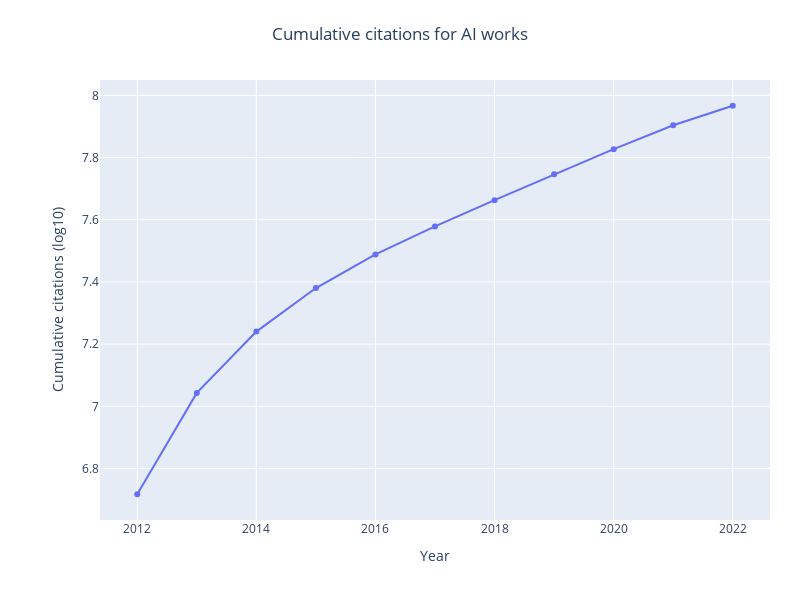

Here is the notebook cell this chart was saved with:
### Markdown cell above
### Field authors

### Code cell
fig = go.Figure()
fig.add_trace(
    go.Scatter(
        x=ai_concept_cited_by_count.loc[ai_concept_cited_by_count != 0]['year'],
        y=np.log10(np.cumsum(ai_concept_cited_by_count.loc[ai_concept_cited_by_count != 0])),
        mode='lines+markers',
    ),
)

## Plot layout

fig.update_layout(
    title='Cumulative citations for AI works',
    xaxis_title='Year',
    yaxis_title='Cumulative citations (log10)',
)

fig.update_layout(
    autosize=False,
    width=800,
    height=600,
    title_x=0.5,
    margin=dict(l=100, r=30, t=80, b=80),
)

## Save plot
fig.write_image(result_file_location + 'ai_citations.png', scale=2)

## Show plot
fig.show()

### Figure 1 — Plotly figure (JSON) as saved in the notebook; plotly's stock layout.template omitted (floating-point values rounded to 4 significant figures)
{"data": [{"mode": "lines+markers", "type": "scatter", "x": [2012, 2013, 2014, 2015, 2016, 2017, 2018, 2019, 2020, 2021, 2022], "y": [6.717, 7.043, 7.24, 7.38, 7.489, 7.578, 7.663, 7.746, 7.827, 7.904, 7.966]}], "layout": {"autosize": false, "height": 600, "margin": {"b": 80, "l": 100, "r": 30, "t": 80}, "title": {"text": "Cumulative citations for AI works", "x": 0.5}, "width": 800, "xaxis": {"title": {"text": "Year"}}, "yaxis": {"title": {"text": "Cumulative citations (log10)"}}}}
